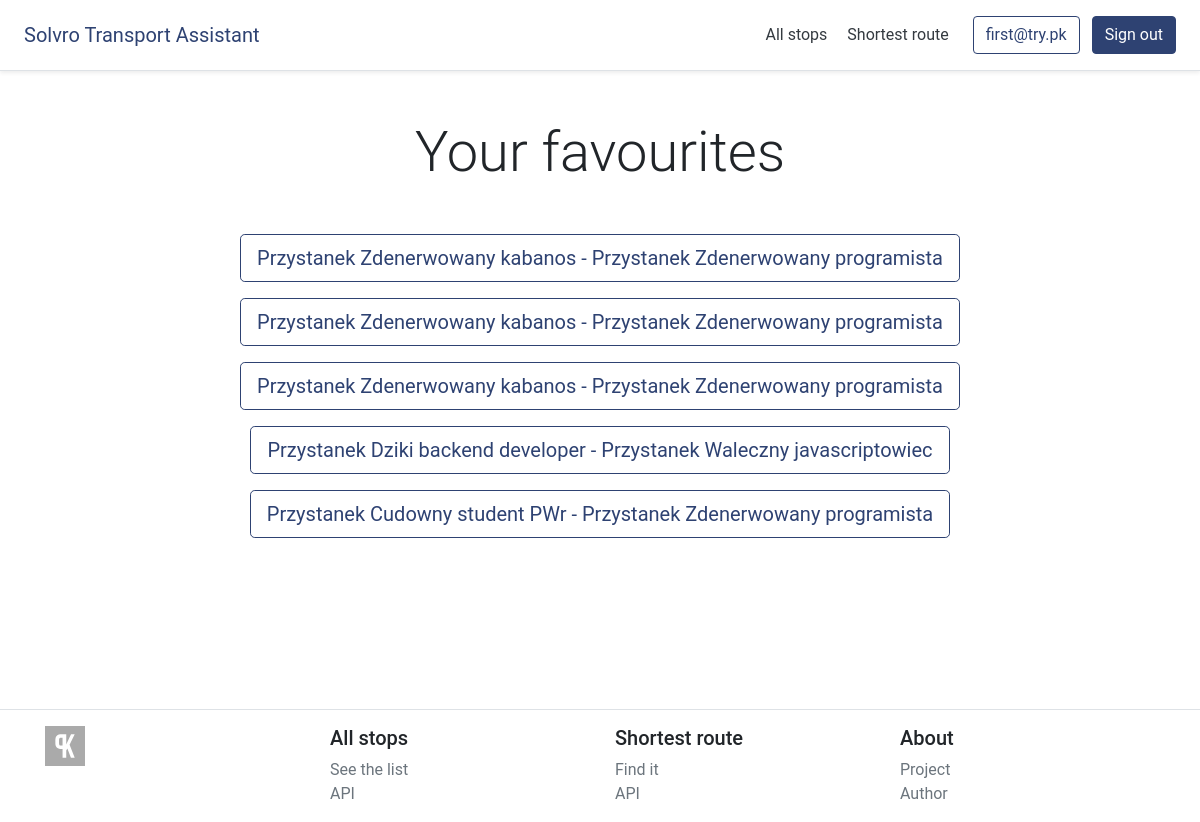
Page /favourites (signed in) on the earlier database version.
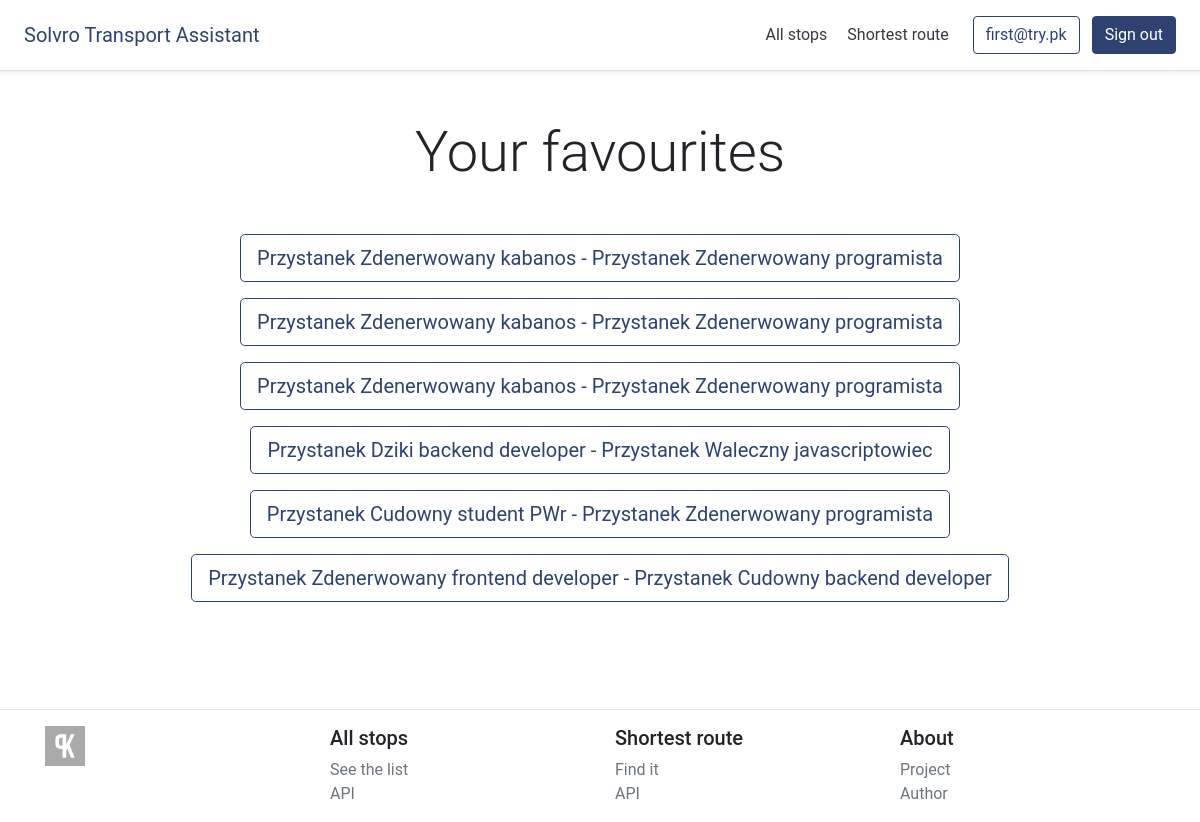
Same page on the later database version.
### users/models.py (models this page shows)
class CustomUser(AbstractBaseUser, PermissionsMixin):
    email = models.EmailField('email', unique=True)
    is_staff = models.BooleanField(default=False)
    is_active = models.BooleanField(default=True)
    date_joined = models.DateTimeField(default=timezone.now)
    USERNAME_FIELD = 'email'
    REQUIRED_FIELDS = []
    objects = CustomUserManager()
    def __str__(self):
        return self.email

### main/models.py (models this page shows, shortened)
class Favourite(models.Model):
    source = models.CharField(max_length=255)
    target = models.CharField(max_length=255)
    user = models.ForeignKey(CustomUser, on_delete=models.CASCADE)

### main/views.py (the view, shortened to what this page needs)
# urls.py: path("favourites", views.Favourites.as_view(), name="favourites"),
class Favourites(LoginRequiredMixin, View):
    template_name = "main/favourites.html"
    def get(self, request):
        favourites = Favourite.objects.filter(user=request.user)
        return render(request, self.template_name, {"favourites": favourites})

### main/templates/main/favourites.html (shortened to what this page needs)
{% extends 'main/base.html' %}
{% block content %}
{% if favourites %}
  <h1 class="display-4 text-center my-5">Your favourites</h1>
  {% for favourite in favourites %}
    <form method="post" action="{% url 'shortest_route' %}">
      <button type="submit" class="btn btn-lg d-block mb-3 mx-auto btn-outline-primary">{{ favourite.source }} - {{ favourite.target }}</button>
    </form>
  {% endfor %}
{% else %}
  <h1 class="display-4 text-center my-5">You don't have any favourites.</h1>
{% endif %}
{% endblock %}

### main/templates/main/base.html (shortened to what this page needs)
{% load static %}
<!doctype html>
<html lang="en">
  <head>
    <link rel="stylesheet" href="{% static 'css/bootstrap.min.css' %}">
    <link rel="stylesheet" href="{% static 'css/app.css' %}">
  </head>
  <body>
    <div class="d-flex flex-column flex-md-row align-items-center p-3 px-md-4 mb-3 bg-white border-bottom shadow-sm">
      <h5 class="my-0 mr-md-auto font-weight-normal"><a href="{% url 'home' %}">Solvro Transport Assistant</a></h5>
      <nav class="my-2 my-md-0 mr-md-3">
        <a class="p-2 text-dark" href="{% url 'stops' %}">All stops</a>
        <a class="p-2 text-dark" href="{% url 'shortest_route' %}">Shortest route</a>
      </nav>
      <nav>
        {% if user.is_authenticated %}
        <a class="btn btn-outline-primary mr-2" href="{% url 'favourites' %}">{{ user }}</a>
        <form class="d-inline" action="{% url 'users:signout' %}" method="POST">{% csrf_token %}<button type="submit" class="btn btn-primary">Sign out</button></form>
        {% else %}
        <a class="btn btn-outline-primary mr-2" href="{% url 'users:signup' %}">Create account</a>
        <a class="btn btn-primary" href="{% url 'users:signin' %}">Sign in</a>
        {% endif %}
      </nav>
    </div>
    <div class="container content">
      {% block content %}{% endblock %}
    </div>
    <footer class="d-flex border-top pt-3">
      <div class="container">
        <div class="row">
          <div class="col-12 col-md mb-3 mb-md-0">
            <a href="https://pawelkolman.github.io" target="_blank">
              <img src="{% static 'img/pk_logo.svg' %}" width="40"/>
            </a>
          </div>
          <div class="col-md">
            <h5>All stops</h5>
            <ul class="list-unstyled text-small">
              <li><a class="text-muted" href="{% url 'stops' %}">See the list</a></li>
              <li><a class="text-muted" href="{% url 'stops_api' %}">API</a></li>
            </ul>
          </div>
          <div class="col-md">
            <h5>Shortest route</h5>
            <ul class="list-unstyled text-small">
              <li><a class="text-muted" href="{% url 'shortest_route' %}">Find it</a></li>
              <li><a class="text-muted" href="{% url 'shortest_route_api' %}">API</a></li>
            </ul>
          </div>
          <div class="col-md">
            <h5>About</h5>
            <ul class="list-unstyled text-small">
              <li><a class="text-muted" href="https://github.com/pawelkolman/SolvroTransportAssistant" target="_blank">Project</a></li>
              <li><a class="text-muted" href="https://pawelkolman.github.io" target="_blank">Author</a></li>
            </ul>
          </div>
        </div>
      </div>
    </footer>
  </body>
</html>

### main/static/css/app.css (style rules this page uses)
.content { min-height: calc(100vh - 210px); }

Differences in the rows shown:
added Favourite: source "Przystanek Zdenerwowany frontend developer", target "Przystanek Cudowny backend developer"
